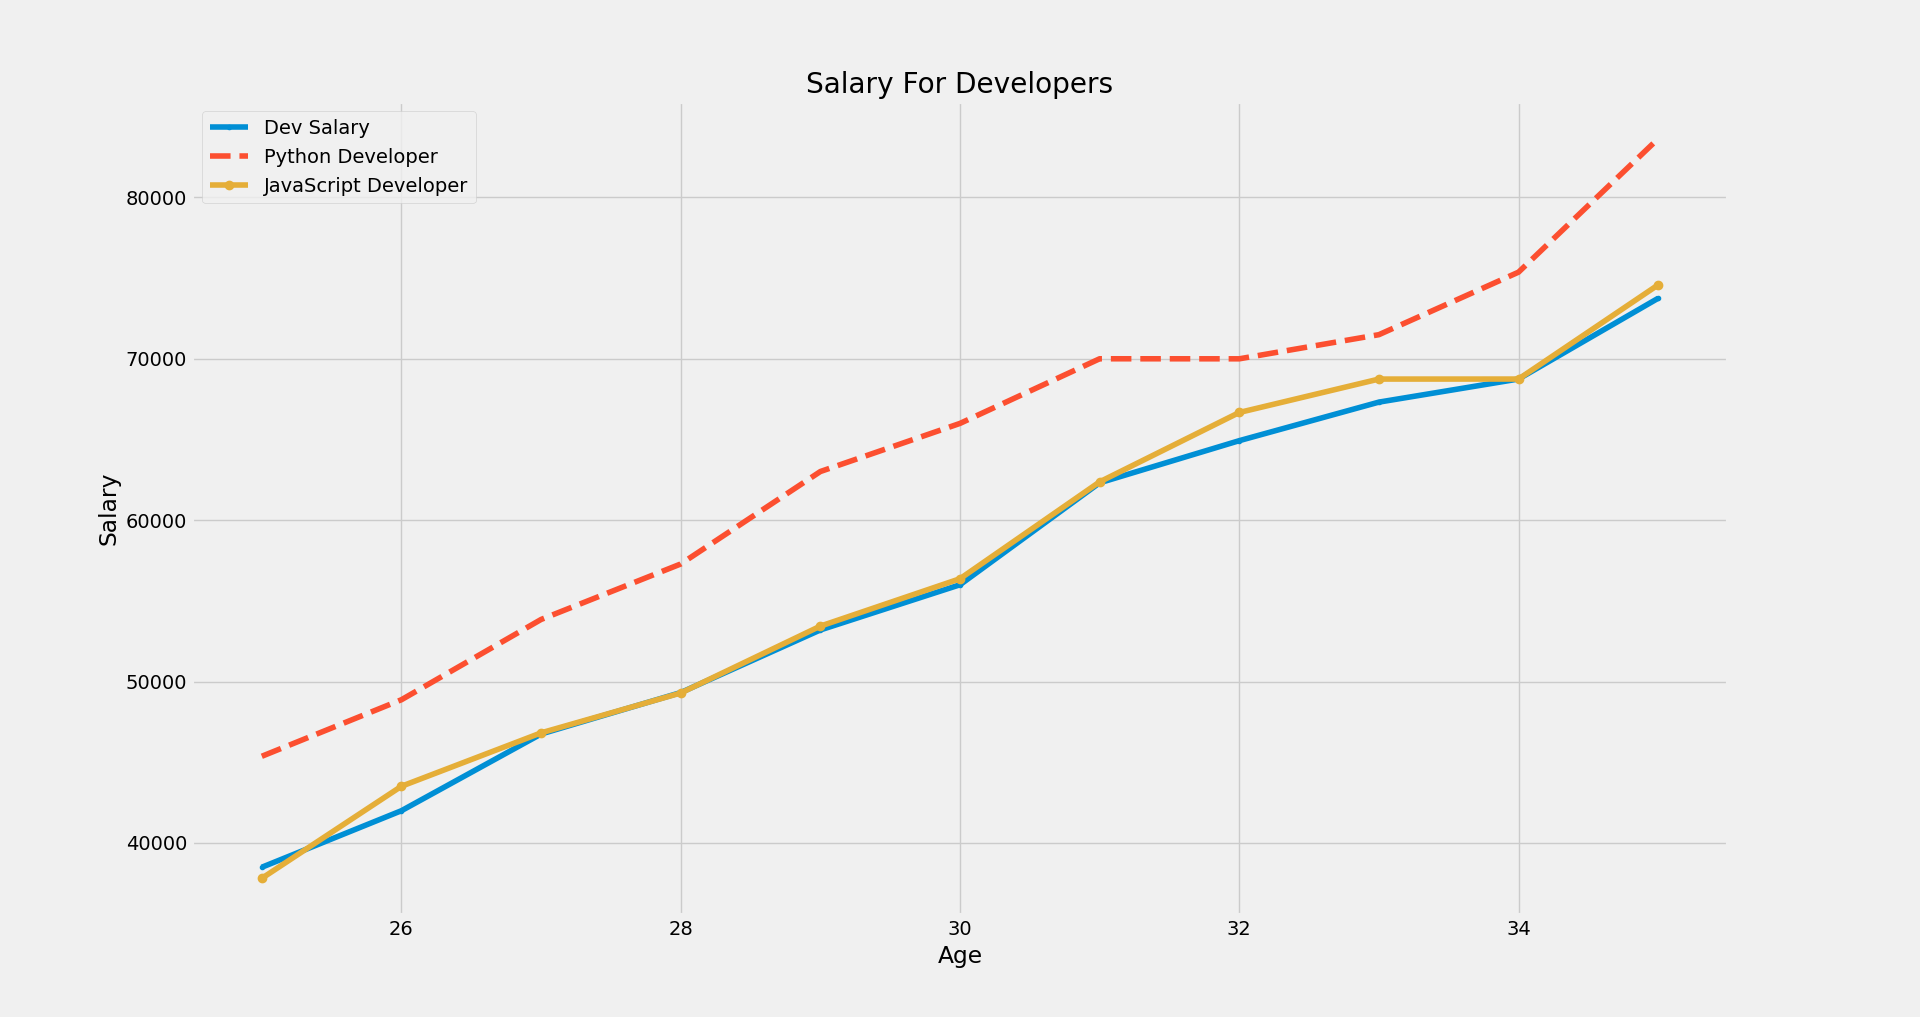

Recreate this plot in Python.
from matplotlib import pyplot as plt

# plt.xkcd() # Cartoonic Style

plt.style.use("fivethirtyeight")

fig=plt.figure()  # empty canvas

axes=fig.add_axes([0.1,0.1,0.8,0.8])  # plot the axis

axes.set_title("Salary For Developers")  # setting title for graph

axes.set_xlabel('Age')  # setting x - axis label for graph

axes.set_ylabel('Salary')  # setting y - axis label for graph

                                                # PLOTTING MANY DATA IN SINGLE FIGURE #
###########################################################################################################################################

                  # Median Developer Salaries by Age
age_x = [25, 26, 27, 28, 29, 30, 31, 32, 33, 34, 35]

dev_y = [38496, 42000, 46752, 49320, 53200,
         56000, 62316, 64928, 67317, 68748, 73752]
axes.plot(age_x,dev_y,label='Dev Salary',marker='.')   # Developer Salaries by Age

                 # Median Python Developer Salaries by Age
py_dev_y = [45372, 48876, 53850, 57287, 63016,
            65998, 70003, 70000, 71496, 75370, 83640]
axes.plot(age_x,py_dev_y,label="Python Developer",linestyle='--')  # Python Developer Salaries by Age

                 # Median JavaScript Developer Salaries by Age
js_dev_y = [37810, 43515, 46823, 49293, 53437,
            56373, 62375, 66674, 68745, 68746, 74583]
axes.plot(age_x,js_dev_y,label="JavaScript Developer",marker='o')   # JavaScript Developer Salaries by Age


plt.legend() # resposible for placing labels inside canvas

# plt.tight_layout()  # to avoid being conjested

plt.show() # to see the  plot in canvas
